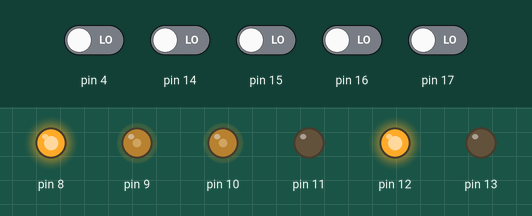
A sketch run on a simulated Arduino Uno, built for the host (arithmetic inside an expression is 32-bit, double 64-bit). Shown: output pins drawn as LEDs (lit = HIGH). The test bench sets the inputs (shaded band); at power-on: pin 4, pin 14–17 LOW. What the sketch prints to the serial monitor is not drawn.

Above: at 0.1 s.
Timing chart, 0 to 1.6 s (numbered marks = the images above):
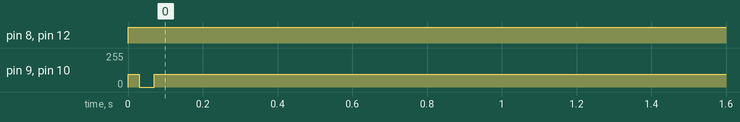

Measured:
- by itself, pin 8, pin 12: LOW → HIGH at 0.00 s
- by itself, pin 9, pin 10: 0/255 → 97/255 at 0.00 s

The sketch:

EDU_00_SHIELDBOT_LISTE_FONCTIONS.ino
```cpp
#include <Shieldbot.h>
Shieldbot monBot = Shieldbot();

void setup(){
  monBot.brancher();
  monBot.ecrireVitesse(1000,1000);
}

void loop(){
  monBot.avancer("tout_droit");
  monBot.avancer("a_droite");
  monBot.avancer("a_gauche");


  monBot.reculer("tout-droit");
  monBot.reculer("a_droite");
  monBot.reculer("a_gauche");

  monBot.pivoter("a_droite");
  monBot.pivoter("a_gauche");

  monBot.stopper();

  monBot.lire("S1");
  monBot.lire("S2");
  monBot.lire("S3");
  monBot.lire("S4");
  monBot.lire("S5");


}
```
